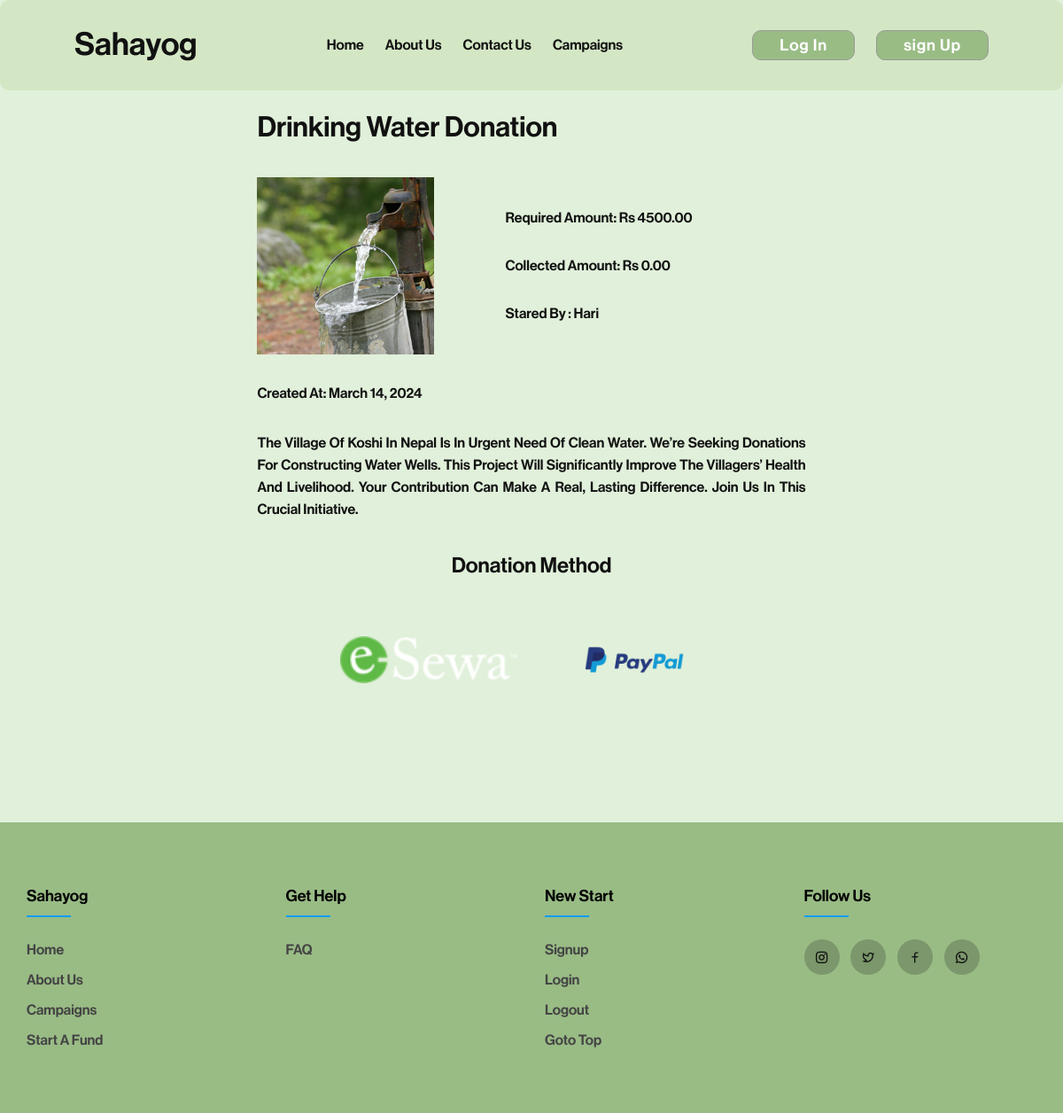
/campaign/drinking-water-donation/, run on an earlier commit of the app's database.
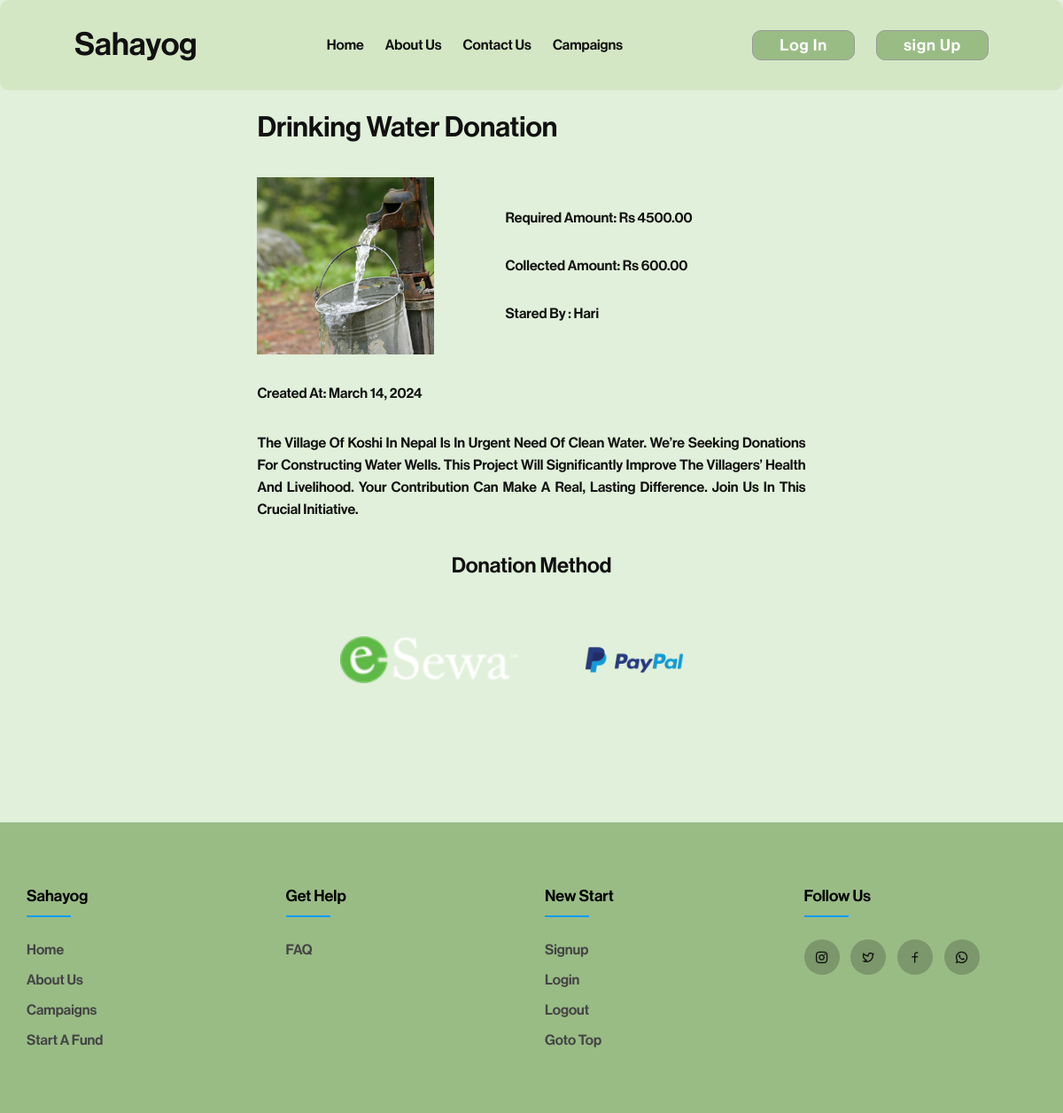
And on a later commit of the database.
### fundapp/models.py (models this page shows, shortened)
class AllFund(models.Model):
    user = models.ForeignKey(User, on_delete=models.CASCADE, related_name='user_campaign')
    sno = models.AutoField(primary_key=True)
    image = models.ImageField(upload_to="fundapp/images", default="upload-image")
    title = models.CharField(max_length=100)
    description = models.TextField(blank=True)
    campaignType = models.CharField(max_length=100)
    required = models.DecimalField(max_digits=19, decimal_places=10)
    have = models.DecimalField(max_digits=19, decimal_places=10, default=0)
    slug = models.CharField(max_length=130,unique=True, blank=True)
    timeStamp = models.DateField(auto_now_add=True, blank=True)

### fundapp/views.py (the view)
# urls.py: path('campaign/<str:slug>/', views.campaigndetails,name='campaindetails'),
def campaigndetails(request, slug):
    allfund = AllFund.objects.filter(slug=slug).first()
    context ={"allfund": allfund}
    return render(request, 'campaigndetails.html', context)

### templates/campaigndetails.html (shortened to what this page needs)
{% extends "base.html" %}
{% block stylesheet %}
<link rel="stylesheet" href="/static/css/campaigndetails.css">
{% endblock stylesheet %}
{% block content %}
<div id="main">
    <form class="campaign-details">
        <h1>{{allfund.title}}</h1>
        <div>
            <div class="img-wrap">
                <img src="{{allfund.image.url}}" alt="">
            </div>
            <div>
                <h4>required amount: <span>Rs {{allfund.required|floatformat:2}}</span> </h4>
                <h4>collected amount: <span>Rs {{allfund.have|floatformat:2}}</span></h4>
                <h4>stared by : <span>{{allfund.user}}</span></h4>
            </div>
        </div>
        <div>
            created at: <span> {{allfund.timeStamp}}</span>
        </div>
        <p>
            {{allfund.description}}
        </p>
        <div>
            <h2>donation method</h2>
            <div>
                <a href="/campaign/{{allfund.slug}}/esewasahayog/">
                    <img src="/static/images/esewa_logo.png"alt="">
                </a>
                <a href="/campaign/{{allfund.slug}}/paypalone/">
                    <img src="/static/images/Pay-pal.webp"
                        alt="">
                </a>
            </div>
        </div>
    </form>
</div>
{% endblock content %}

What changed in the data, as far as the page shows it:
changed AllFund "Drinking Water Donation": have "0.00" → "600.00"
